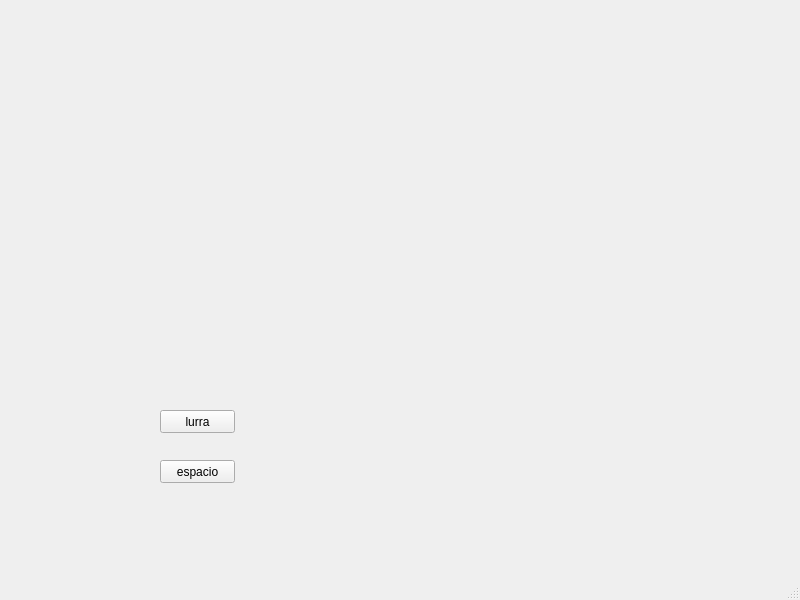
<?xml version="1.0" encoding="UTF-8"?>
<ui version="4.0">
 <class>MainWindow</class>
 <widget class="QMainWindow" name="MainWindow">
  <property name="enabled">
   <bool>true</bool>
  </property>
  <property name="geometry">
   <rect>
    <x>0</x>
    <y>0</y>
    <width>800</width>
    <height>600</height>
   </rect>
  </property>
  <property name="windowTitle">
   <string>MainWindow</string>
  </property>
  <widget class="QWidget" name="centralwidget">
   <widget class="QLabel" name="imagen">
    <property name="enabled">
     <bool>true</bool>
    </property>
    <property name="geometry">
     <rect>
      <x>160</x>
      <y>20</y>
      <width>511</width>
      <height>331</height>
     </rect>
    </property>
    <property name="text">
     <string/>
    </property>
    <property name="pixmap">
     <pixmap>C:/Users/Txintxarri/Pictures/cuba1.jpg</pixmap>
    </property>
    <property name="scaledContents">
     <bool>true</bool>
    </property>
   </widget>
   <widget class="QPushButton" name="boton_lurra">
    <property name="enabled">
     <bool>true</bool>
    </property>
    <property name="geometry">
     <rect>
      <x>160</x>
      <y>410</y>
      <width>75</width>
      <height>23</height>
     </rect>
    </property>
    <property name="accessibleDescription">
     <string>uuuu</string>
    </property>
    <property name="text">
     <string>lurra</string>
    </property>
   </widget>
   <widget class="QPushButton" name="boton_espacio">
    <property name="geometry">
     <rect>
      <x>160</x>
      <y>460</y>
      <width>75</width>
      <height>23</height>
     </rect>
    </property>
    <property name="text">
     <string>espacio</string>
    </property>
   </widget>
  </widget>
  <widget class="QMenuBar" name="menubar">
   <property name="geometry">
    <rect>
     <x>0</x>
     <y>0</y>
     <width>800</width>
     <height>21</height>
    </rect>
   </property>
  </widget>
  <widget class="QStatusBar" name="statusbar"/>
 </widget>
 <resources/>
 <connections/>
</ui>
